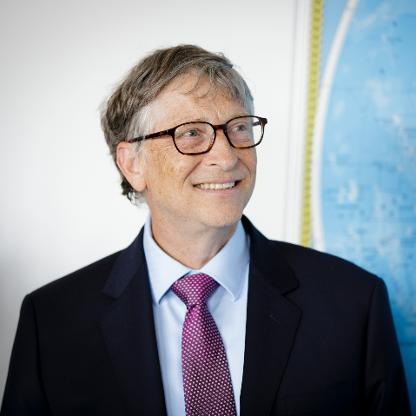
#> input picture opencv/bill.png, 416 x 416 px
$ python program4.py
#> lines starting #> are read from the running program, lines starting #| are printed output that depends on the picture
import cv2
import numpy as np

image = cv2.imread("./bill.png")
#> image is the input picture: shape (416, 416, 3); mean B, G, R 150.8, 144.8, 140.3
rows,cols,c = image.shape
#> rows = 416; cols = 416; c = 3

for i in range(10):
    M = np.float32([[1, 0, -10*i], [0, 1, 10*i]])
    image = cv2.warpAffine(image, M, (cols, rows))
    cv2.imshow("image", image)
    cv2.waitKey(0)
#> this loop made 10 passes
#> pass 2, `image = cv2.warpAffine(image, M, (cols, rows))`:
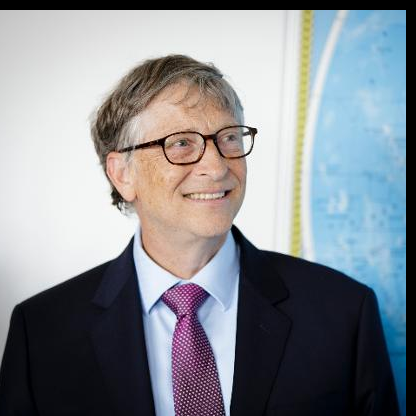
#> image: shape (416, 416, 3); mean B, G, R 145.6, 139.8, 135.4
#> pass 3, `image = cv2.warpAffine(image, M, (cols, rows))`:
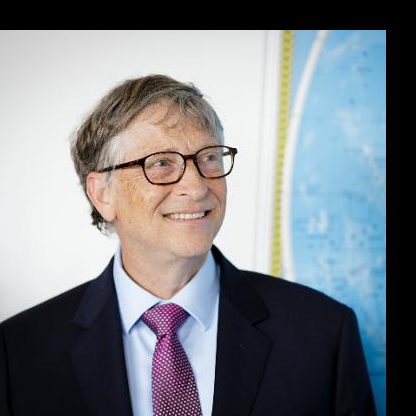
#> image: shape (416, 416, 3); mean B, G, R 135.7, 130.6, 126.2
#> after the loop: image: shape (416, 416, 3); every value is 0

cv2.destroyAllWindows()

$ run again, with opencv/darkimage.png copied over opencv/bill.png
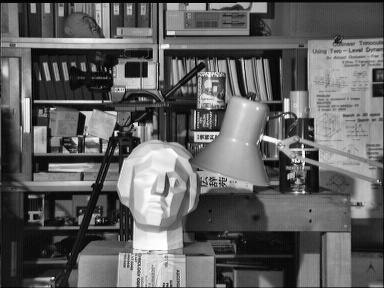
#> input picture opencv/darkimage.png, 384 x 288 px
#> image is the input picture: shape (288, 384, 3); min 0, max 255, mean 97.6
#> the loop `for i in range(10):` made 10 passes
#> pass 2, `image = cv2.warpAffine(image, M, (cols, rows))`:
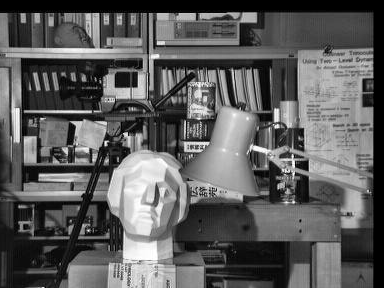
#> image: shape (288, 384, 3); min 0, max 255, mean 92.7
#> pass 3, `image = cv2.warpAffine(image, M, (cols, rows))`:
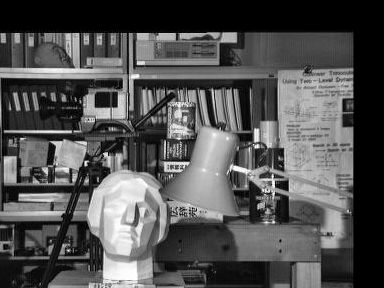
#> image: shape (288, 384, 3); min 0, max 255, mean 82.2
